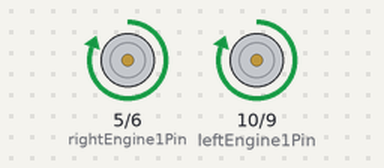
Bench run of a sketch on a simulated Arduino Mega 2560, built with avr-gcc and run on an emulated ATmega2560. Parts: motor-driver pin pairs drawn as motors (green arrow = first pin HIGH = forward, orange = second pin HIGH = backward, longer = more drive).

Above: at 0.1 s.
At 10.1 s:
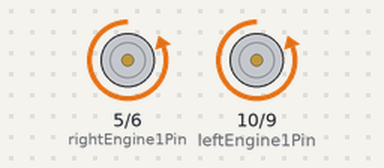
At 20.1 s:
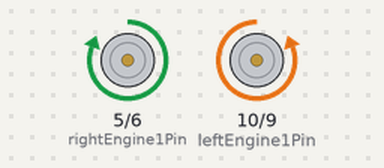
At 25.1 s:
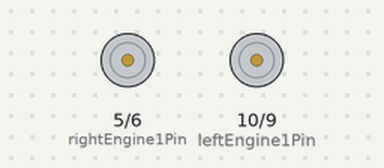
Timing chart, 0 to 26.6 s (numbered marks = the images above):
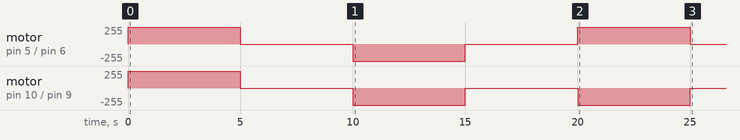

The sketch:

Test_engines.ino
```cpp
/*
 * 	-------------------------------------------------------------------------
 * 	|  Engines test code                                                   	|
 *	|  Author:  Carlos Carretero                                           	|
 * 	|  Date:    11 - 16 - 2015                                             	|
 * 	|  Version: 1.00                                                       	|
 * 	|  Description: This code makes the engines do three things:           	|
 * 	|   1. Go forward                                                      	|
 * 	|   2. Go backwards                                                    	|
 * 	|   3. Rotate in different directions at the same time				  	      |
 * 	|  They spend 5 seconds on each step. When they finish the step, they	  |
 * 	|  stop. Then, the tests waits for 5 seconds and then moves to 			    |
 *	|  the next step														                            |
 * 	|  The program sends info via bluetooth to the Windows app             	|
 * 	-------------------------------------------------------------------------
 */

// Right Engine: Pins 5 & 6
const int 	rightEngine1Pin = 5,
			      rightEngine2Pin	= 6;

// Left Engine: Pins 10 & 9
const int 	leftEngine1Pin = 10,
			      leftEngine2Pin = 9;

void setup()
{
	Serial1.begin(9600);		// Bluetooth conexion set-up
	pinMode(rightEngine1Pin, OUTPUT);
	pinMode(rightEngine2Pin, OUTPUT);
	pinMode(leftEngine1Pin, OUTPUT);
	pinMode(leftEngine2Pin, OUTPUT);
}

void loop()
{

	// 1.- Both engines rotate forward
	Serial1.println("Engines rotating forward");
		digitalWrite(rightEngine1Pin,HIGH);
		digitalWrite(rightEngine2Pin,LOW);
		digitalWrite(leftEngine1Pin,HIGH);
		digitalWrite(leftEngine2Pin,LOW);
	delay(5000);
		digitalWrite(rightEngine1Pin,LOW);
		digitalWrite(rightEngine2Pin,LOW);
		digitalWrite(leftEngine1Pin,LOW);
		digitalWrite(leftEngine2Pin,LOW);
	Serial1.println("Engines stopped. Waiting for next step...");
	delay(5000);

	// 2.- Both engines rotate backwards
	Serial1.println("Engines rotating backwards");
		digitalWrite(rightEngine1Pin,LOW);
		digitalWrite(rightEngine2Pin,HIGH);
		digitalWrite(leftEngine1Pin,LOW);
		digitalWrite(leftEngine2Pin,HIGH);
	delay(5000);
		digitalWrite(rightEngine1Pin,LOW);
		digitalWrite(rightEngine2Pin,LOW);
		digitalWrite(leftEngine1Pin,LOW);
		digitalWrite(leftEngine2Pin,LOW);
	Serial1.println("Engines stopped. Waiting for next step...");
	delay(5000);

	// 3.- Both engines rotate in different directions
	Serial1.println("Engines rotating in different directions");
		digitalWrite(rightEngine1Pin,HIGH);
		digitalWrite(rightEngine2Pin,LOW);
		digitalWrite(leftEngine1Pin,LOW);
		digitalWrite(leftEngine2Pin,HIGH);
	delay(5000);
		digitalWrite(rightEngine1Pin,LOW);
		digitalWrite(rightEngine2Pin,LOW);
		digitalWrite(leftEngine1Pin,LOW);
		digitalWrite(leftEngine2Pin,LOW);
	Serial1.println("Engines stopped. End of the test");
	delay(1000000);
}
```

Measured:
- by itself, motor on pin 10 (leftEngine1Pin) / pin 9 (leftEngine2Pin): repeats every 10.0 s: stopped 5.0 s, backward 255/255 5.0 s, until it stays stopped from 25.0 s
- by itself, motor on pin 5 (rightEngine1Pin) / pin 6 (rightEngine2Pin): stopped → forward 255/255 at 0.00 s, → stopped 5.0 s later, → backward 255/255 5.0 s later, → stopped 5.0 s later, … (6 changes in this stretch)
